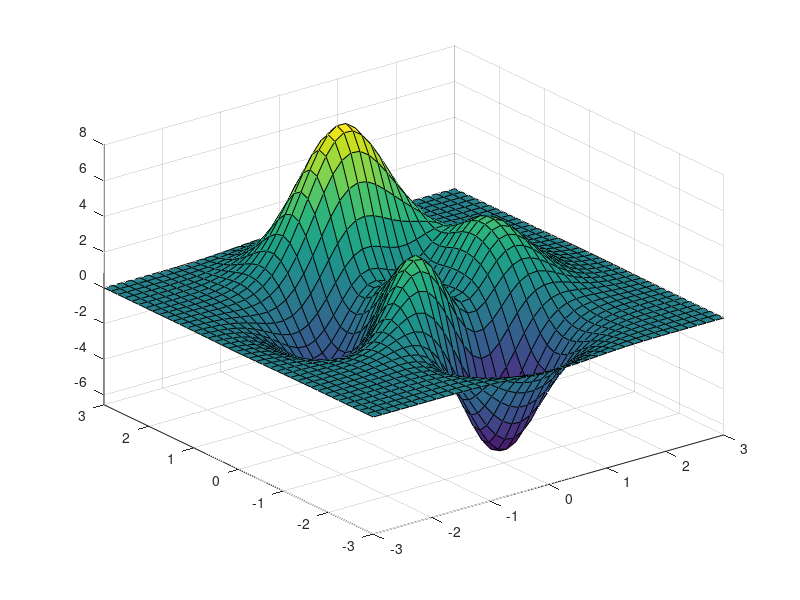

Write MATLAB code to recreate this figure. (Note: this script raises an error after producing the figure.)
% ANIM_DEMO Demonstration of how to make a FLC movie in Matlab/UNIX
% using ANIM_FRAME and ANIM_MAKE.  
%
% The technique is to grab each frame exactly as it appears in the
% figure window using GETFRAME (a.k.a. CAPTURE) to get the image,
% and then using IMWRITE to output the image to a file.  These images
% are then assembled into a FLC format animation using the Unix program
% "ppm2fli".  Since IMWRITE doesn't write out the PPM images that 
% "ppm2fli" natively uses, we use the '-f ' option in ppm2fli and supply
%  the name of a pcx to ppm conversion routine "pcxtoppm" and "convert"
%  are popular free programs that build easily on nearly all UNIX platforms
%  as the filter (or conversion) program. See ANIM_MAKE.m for details
%  about where to get these UNIX programs. 
%
% To run ANIM_DEMO, you need PPM2FLI installed and in your UNIX path, 
% available at:  http://vento.pi.tu-berlin.du/ppm2fli/main.html
% 
% You also need a PCX to PPM conversion tool installed.  See ANIM_MAKE.m
% for details.
 
% Rich Signell (rsignell@usgs.gov)
% 

peaks(40);
[ax,el]=view;

for i=1:9
  view(ax,el+i*2);

% STEP 1. Make each frame with ANIM_FRAME
  anim_frame('peaks',i);

end

% STEP 2. Make the frames into a FLC with ANIM_MAKE

% option 1: just make the .flc:

anim_make2;

% option 2: 
% providing a string argument causes the .flc
% file to be zipped, and then HTML to be
% generated that references the .zip file and
% the FLIPLAY applet.    You can get the FLIPLAY
% applet at http://vento.pi.tu-berlin.de/fliplay/main.html

%anim_make('peaks movie');  
                           

